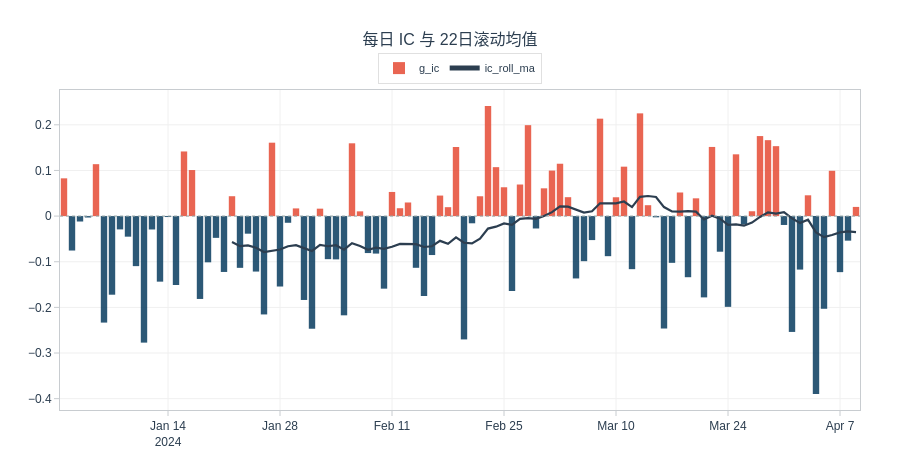
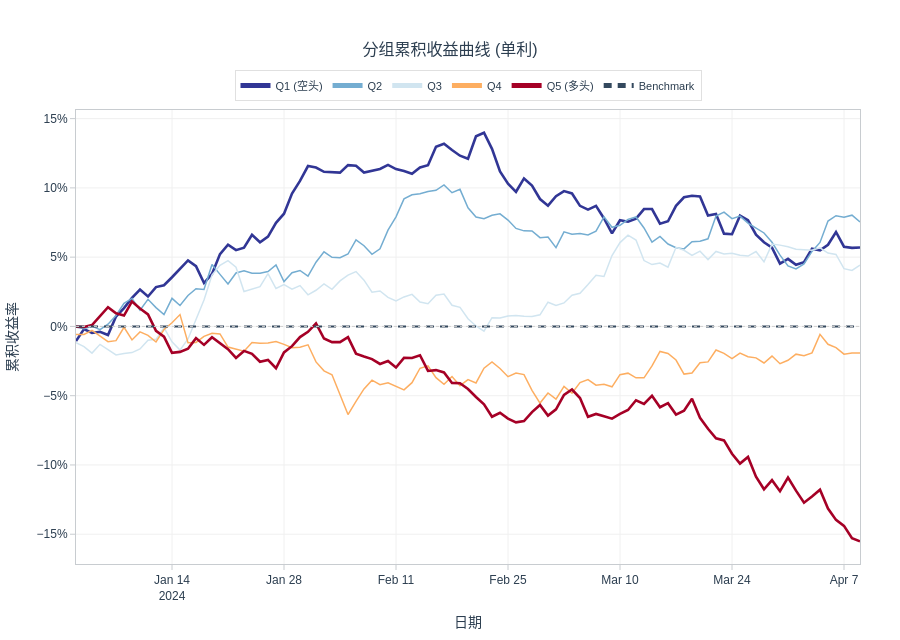

The notebook cell these images were saved under, in order:
### Code cell
import numpy as np
import pandas as pd
import polars as pl
from factor_analysis.utils import AlphaUtils
from factor_analysis.plotter import FactorPlotter
from factor_analysis.config import AlphaConfig
from IPython.display import HTML, display

# 1. 造数据（完全使用 Polars，不需要 pyarrow）
rng = np.random.default_rng(42)
n_inst, n_day = 50, 100
instruments = [f"{i:06d}.SZ" for i in range(n_inst)]
dates = pl.date_range(start=pl.date(2024, 1, 1), end=pl.date(2024, 5, 20), interval="1d", eager=True)[:n_day]

df = (
    pl.DataFrame({"date": dates})
    .join(pl.DataFrame({"instrument": instruments}), how="cross")
    .with_columns([
        pl.Series("factor", rng.normal(size=n_inst * n_day)),
        pl.Series("daily_ret", rng.normal(0, 0.02, size=n_inst * n_day))
    ])
)

# 2. 算 IC
ic = AlphaUtils.spearman_ic_by_date(df)

# 3. 算分组累积收益
group_num = 5
gdf = df.with_columns(
    (pl.col("factor").rank(method="ordinal").over("date") / pl.len().over("date")).alias("pct")
).with_columns(
    pl.min_horizontal((pl.col("pct") * group_num).cast(pl.Int32), pl.lit(group_num - 1)).cast(pl.Utf8).alias("group")
).drop("pct")

groupret = gdf.group_by(["date", "group"]).agg(pl.col("daily_ret").mean().alias("g_ret"))
pivot = groupret.pivot(values="g_ret", index="date", on="group").sort("date")
pivot = pivot.with_columns(pl.all().exclude("date").shift(1)).drop_nulls()

# 4. 准备画图数据
ic_plot_df = ic.with_columns([
    pl.col('g_ic').cum_sum().alias('ic_cumsum'),
    pl.col('g_ic').rolling_mean(22).alias('ic_roll_ma')
]).to_pandas()

cumret_plot_df = pivot.to_pandas().set_index('date')
cumret_plot_df['bm'] = 0.0 
for col in cumret_plot_df.columns:
    if col != 'bm': cumret_plot_df[col] = cumret_plot_df[col].cumsum()

# 5. 画图并展示
fig_ic = FactorPlotter.bar_chart(ic_plot_df, "每日 IC 与 22日滚动均值", x='date', y=['g_ic', 'ic_roll_ma'])
fig_cum = FactorPlotter.cumret_chart(cumret_plot_df, "分组累积收益曲线 (单利)")

display(HTML(f"<style>{AlphaConfig.REPORT_CSS}</style><div class='factor-report'>"))
display(HTML("<h2 class='chart-title'>IC 曲线</h2>"))
display(fig_ic)
display(HTML("<h2 class='chart-title'>分组累积收益曲线</h2>"))
display(fig_cum)
